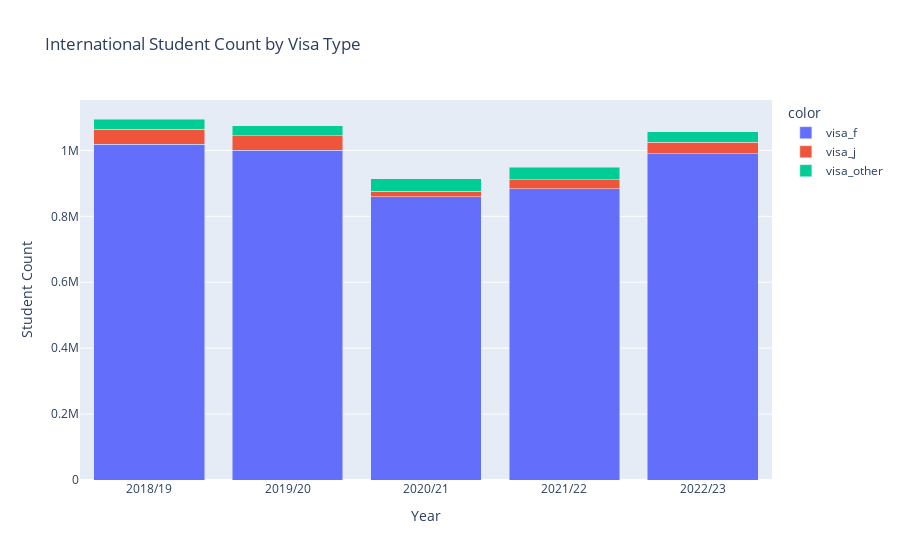

The code cell stored with this chart in its notebook:
### Code cell
import plotly.express as px

viz_df = (
    joined_df
    .melt(
        id_vars=['academic_year', 'students'],
        value_vars=cs.contains('visa'),
        variable_name='visa_type',
        value_name='count'
    )
)

fig = px.bar(
    x=viz_df['academic_year'], 
    y=viz_df['count'], 
    color=viz_df['visa_type'], 
    barmode = 'stack',
    title='International Student Count by Visa Type',
    labels={
        'x': 'Year',
        'y': 'Student Count'
    }
)
fig.show()

### Figure 1 — Plotly figure (JSON) as saved in the notebook; plotly's stock layout.template omitted (floating-point values rounded to 4 significant figures)
{"data": [{"alignmentgroup": "True", "hovertemplate": "color=visa_f<br>Year=%{x}<br>Student Count=%{y}<extra></extra>", "legendgroup": "visa_f", "marker": {"color": "#636efa", "pattern": {"shape": ""}}, "name": "visa_f", "offsetgroup": "visa_f", "orientation": "v", "showlegend": true, "textposition": "auto", "type": "bar", "x": ["2018/19", "2019/20", "2020/21", "2021/22", "2022/23"], "xaxis": "x", "y": [1018628, 1000211, 860163, 884020, 989528], "yaxis": "y"}, {"alignmentgroup": "True", "hovertemplate": "color=visa_j<br>Year=%{x}<br>Student Count=%{y}<extra></extra>", "legendgroup": "visa_j", "marker": {"color": "#EF553B", "pattern": {"shape": ""}}, "name": "visa_j", "offsetgroup": "visa_j", "orientation": "v", "showlegend": true, "textposition": "auto", "type": "bar", "x": ["2018/19", "2019/20", "2020/21", "2021/22", "2022/23"], "xaxis": "x", "y": [44907, 44095, 16454, 27507, 34887], "yaxis": "y"}, {"alignmentgroup": "True", "hovertemplate": "color=visa_other<br>Year=%{x}<br>Student Count=%{y}<extra></extra>", "legendgroup": "visa_other", "marker": {"color": "#00cc96", "pattern": {"shape": ""}}, "name": "visa_other", "offsetgroup": "visa_other", "orientation": "v", "showlegend": true, "textposition": "auto", "type": "bar", "x": ["2018/19", "2019/20", "2020/21", "2021/22", "2022/23"], "xaxis": "x", "y": [31764, 31190, 37478, 36992, 32773], "yaxis": "y"}], "layout": {"barmode": "stack", "legend": {"title": {"text": "color"}, "tracegroupgap": 0}, "title": {"text": "International Student Count by Visa Type"}, "xaxis": {"anchor": "y", "domain": [0, 1], "title": {"text": "Year"}}, "yaxis": {"anchor": "x", "domain": [0, 1], "title": {"text": "Student Count"}}}}
